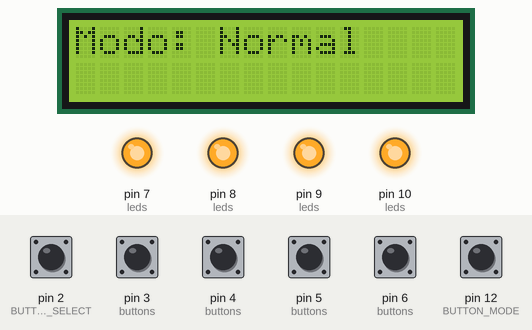
A sketch run on a simulated Arduino Uno, built with avr-gcc and run on an emulated ATmega328P. Shown: 16×2 character LCD, output pins drawn as LEDs (lit = HIGH). The inputs (shaded band) are chosen by the test bench; at power-on: pin 2 (BUTTON_SELECT), pin 3 (buttons), pin 4 (buttons), pin 5 (buttons), pin 6 (buttons), pin 12 (BUTTON_MODE) HIGH. Random numbers use the default seed unless the sketch sets one.

Above: at 1.2 s.
1.3 s: pin 2 (BUTTON_SELECT) pulled LOW for 0.15 s
At 3.8 s:
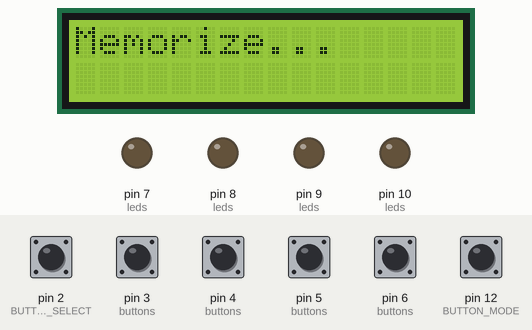
At 6.1 s:
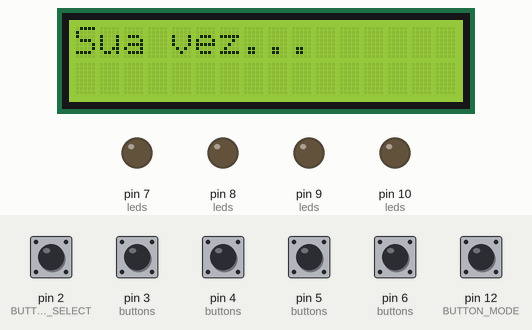
Timing chart, 0 to 19.3 s (numbered marks = the images above; inputs shaded):
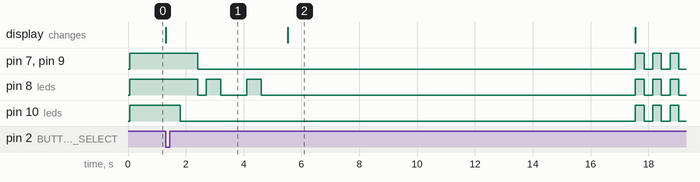

The sketch:

main.ino
```cpp
#include <Wire.h>
#include <LiquidCrystal_I2C.h>  // Inclui a biblioteca para controlar o LCD via I2C

// Definindo os pinos usados para os botões de controle
#define BUTTON_SELECT 2   // Botão para iniciar ou reiniciar o jogo
#define BUTTON_MODE 12    // Botão para alternar entre os modos
#define BUTTON_RED 3      // Botão para a cor vermelha
#define BUTTON_GREEN 4    // Botão para a cor verde
#define BUTTON_BLUE 5     // Botão para a cor azul
#define BUTTON_YELLOW 6   // Botão para a cor amarela

// Definindo os pinos para os LEDs das cores
#define LED_RED 7
#define LED_GREEN 8
#define LED_BLUE 9
#define LED_YELLOW 10

// Inicializando o LCD com o endereço I2C 0x27, tamanho 16x2
LiquidCrystal_I2C lcd(0x27, 16, 2);

// Definindo as variáveis principais do jogo
int mode = 1;  // Variável para controlar o modo (1: Normal, 2: Inverso, 3: Memória Extrema)
int sequence[100], userInput[100]; // Vetores para armazenar a sequência gerada e a entrada do jogador
int seqLength = 3;  // Começa com 3 cores na sequência
unsigned long lastButtonPress = 0; // Variável para controlar o tempo entre pressões de botões

void setup() {
    Serial.begin(9600);  // Inicializa a comunicação serial (opcional para debug)
    lcd.init();  // Inicializa o LCD
    lcd.backlight();  // Liga o backlight do LCD

    // Configura os pinos de botões como entradas com resistência de pull-up (evita interferência elétrica)
    for (int i = 2; i <= 10; i++) pinMode(i, INPUT_PULLUP);
    // Configura os pinos dos LEDs como saídas
    for (int i = 7; i <= 10; i++) pinMode(i, OUTPUT);

    // Exibe o modo de jogo inicial no LCD
    lcd.setCursor(0, 0);
    lcd.print("Modo: ");
    updateMode();  // Atualiza a exibição do modo atual
}

void loop() {
    // Verifica se um botão foi pressionado e controla o tempo entre as pressões
    if (millis() - lastButtonPress > 300) {
        // Alterna o modo de jogo quando o botão "Mode" é pressionado
        if (digitalRead(BUTTON_MODE) == LOW) {
            lastButtonPress = millis();  // Atualiza o tempo da última pressão
            mode = (mode == 3) ? 1 : mode + 1;  // Alterna entre os 3 modos
            updateMode();  // Atualiza a exibição do modo no LCD
        }

        // Inicia ou reinicia o jogo quando o botão "Select" é pressionado
        if (digitalRead(BUTTON_SELECT) == LOW) {
            lastButtonPress = millis();  // Atualiza o tempo da última pressão
            seqLength = 3;  // Reinicia o tamanho da sequência para 3 cores
            startGame();  // Inicia o jogo
        }
    }
}

// Função para atualizar o modo exibido no LCD
void updateMode() {
    lcd.setCursor(6, 0);  // Posiciona o cursor para atualizar o texto no LCD
    lcd.print("                ");  // Limpa a linha
    lcd.setCursor(6, 0);

    // Exibe o nome do modo atual no LCD
    if (mode == 1) {
        lcd.print("Normal");
    } else if (mode == 2) {
        lcd.print("Inverso");
    } else {
        lcd.print("Mem.Extrema");
    }
}

// Função principal do jogo, onde as rodadas ocorrem
void startGame() {
    while (true) {  // O jogo continua enquanto o jogador acerta
        generateSequence();  // Gera uma nova sequência de cores
        showSequence();  // Exibe a sequência para o jogador memorizar
        delay(2000);  // Aguarda 2 segundos para o jogador se preparar

        // Verifica se a entrada do jogador está correta, de acordo com o modo
        bool correct = (mode == 2) ? getPlayerInputReverse() : getPlayerInput();

        if (!correct) {  // Se o jogador errou, termina o jogo
            gameOver();
            break;  // Sai do loop e termina o jogo
        }

        // Exibe "Acertou!" se o jogador acertou a sequência
        lcd.clear();
        lcd.setCursor(0, 0);
        lcd.print("Acertou!");
        delay(1000);  // Aguarda 1 segundo

        // Aumenta o tamanho da sequência conforme o modo de jogo
        if (mode == 3) {
            seqLength += 2;  // No modo Memória Extrema, aumenta 2 cores
        } else {
            seqLength++;  // Nos outros modos, aumenta 1 cor
        }

        // Limita o tamanho da sequência para no máximo 100 cores
        if (seqLength > 100) seqLength = 100;

        // Exibe "Próxima rodada!" e aguarda 1,5 segundos
        lcd.clear();
        lcd.setCursor(0, 0);
        lcd.print("Proxima rodada!");
        delay(1500);
    }
}

// Função para gerar a sequência aleatória de cores
void generateSequence() {
    for (int i = 0; i < seqLength; i++) {
        sequence[i] = random(1, 5);  // Gera um número aleatório entre 1 e 4
    }
}

// Função para exibir a sequência de LEDs para o jogador memorizar
void showSequence() {
    lcd.clear();
    lcd.setCursor(0, 0);
    lcd.print("Memorize...");

    // Acende os LEDs da sequência gerada
    for (int i = 0; i < seqLength; i++) {
        lightUpLED(sequence[i]);
        delay(600);  // Tempo de exibição de cada LED
        turnOffLEDs();  // Desliga todos os LEDs
        delay(300);  // Intervalo entre os LEDs
    }

    lcd.clear();
    lcd.setCursor(0, 0);
    lcd.print("Sua vez...");
}

// Função para acender o LED correspondente à cor
void lightUpLED(int num) {
    int leds[] = {LED_RED, LED_GREEN, LED_BLUE, LED_YELLOW};
    digitalWrite(leds[num - 1], HIGH);  // Acende o LED correspondente
    delay(500);  // Fica aceso por 500ms
    digitalWrite(leds[num - 1], LOW);  // Apaga o LED
}

// Função para apagar todos os LEDs
void turnOffLEDs() {
    for (int i = 7; i <= 10; i++) digitalWrite(i, LOW);  // Desliga os LEDs
}

// Função para verificar a entrada do jogador (modo normal)
bool getPlayerInput() {
    for (int i = 0; i < seqLength; i++) {
        int buttonPressed = waitForButtonPress();  // Espera a entrada do jogador
        if (buttonPressed == -1 || buttonPressed != sequence[i]) return false;  // Se errar, retorna false
    }
    return true;  // Se acertar toda a sequência, retorna true
}

// Função para verificar a entrada do jogador (modo inverso)
bool getPlayerInputReverse() {
    for (int i = seqLength - 1; i >= 0; i--) {
        int buttonPressed = waitForButtonPress();  // Espera a entrada do jogador
        if (buttonPressed == -1 || buttonPressed != sequence[i]) return false;  // Se errar, retorna false
    }
    return true;  // Se acertar toda a sequência ao contrário, retorna true
}

// Função para aguardar a pressão de um botão e retornar a cor correspondente
int waitForButtonPress() {
    unsigned long startTime = millis();  // Marca o tempo de início
    while (millis() - startTime < 10000) {  // Aguarda até 10 segundos para a resposta
        for (int i = 0; i < 4; i++) {
            int buttons[] = {BUTTON_RED, BUTTON_GREEN, BUTTON_BLUE, BUTTON_YELLOW};
            if (digitalRead(buttons[i]) == LOW) {  // Verifica se o botão foi pressionado
                delay(50);  // Pequeno atraso para debouncing
                if (digitalRead(buttons[i]) == LOW) {  // Confirma a pressão do botão
                    lightUpLED(i + 1);  // Acende o LED correspondente
                    delay(100);  // Mantém o LED aceso por 100ms
                    return i + 1;  // Retorna o número da cor pressionada
                }
            }
        }
        delay(10);  // Pequeno atraso para evitar sobrecarga do microcontrolador
    }
    return -1;  // Se o tempo expirar sem entrada, retorna -1
}

// Função chamada quando o jogador erra a sequência
void gameOver() {
    lcd.clear();
    lcd.setCursor(0, 0);
    lcd.print("Errou! Game Over");

    // Pisca os LEDs como uma indicação de erro
    for (int i = 0; i < 3; i++) {
        for (int j = 7; j <= 10; j++) digitalWrite(j, HIGH);
        delay(300);  // LEDs acesos por 300ms
        turnOffLEDs();
        delay(300);  // Espera 300ms antes de piscar novamente
    }

    delay(1500);  // Espera 1,5 segundos antes de reiniciar o jogo
    lcd.clear();
    lcd.setCursor(0, 0);
    lcd.print("Modo: ");
    updateMode();  // Atualiza a tela com o modo atual
}
```

Measured:
- after the input at 1.3 s, pin 7 (leds): HIGH → LOW after 1.1 s, then repeats every 0.60 s: HIGH 0.30 s, LOW 0.30 s; pin 8 (leds): HIGH → LOW after 1.1 s, → HIGH 0.30 s later, → LOW 0.50 s later, → HIGH 0.90 s later, … (11 changes in this stretch)
